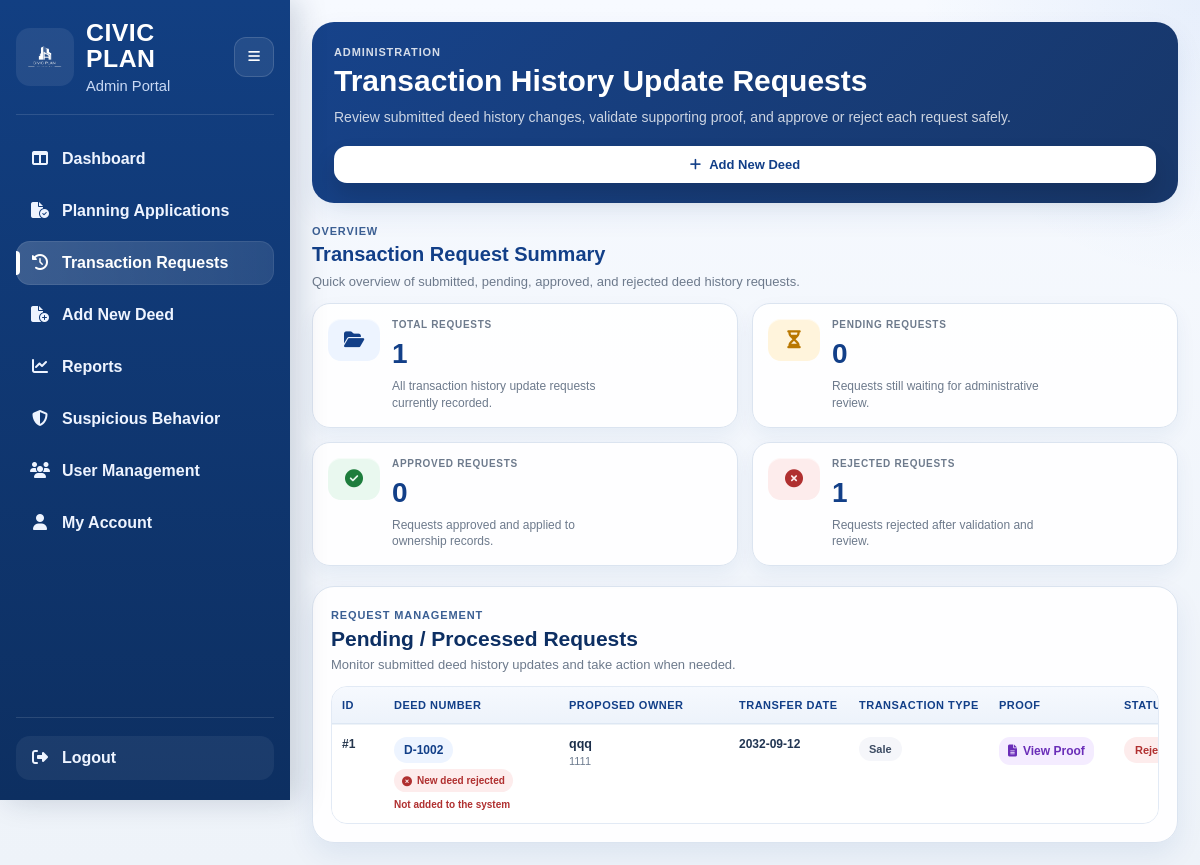
Screenshot of /admin/transaction-history-requests (signed in) with the database file from the repository.
### tables this page shows
CREATE TABLE transaction_history_update_request (
        request_id INTEGER PRIMARY KEY AUTOINCREMENT,
        user_id INTEGER NOT NULL,
        deed_number TEXT NOT NULL,
        proposed_owner_name TEXT NOT NULL,
        proposed_owner_nic TEXT,
        proposed_owner_address TEXT,
        proposed_owner_phone TEXT,
        proposed_transfer_date TEXT NOT NULL,
        proposed_transaction_type TEXT NOT NULL,
        notes TEXT,
        proof_document_path TEXT,
        status TEXT DEFAULT 'Pending',
        submitted_at TEXT DEFAULT CURRENT_TIMESTAMP,
        reviewed_by INTEGER,
        reviewed_at TEXT,
        admin_comment TEXT,
        FOREIGN KEY (user_id) REFERENCES users(user_id),
        FOREIGN KEY (reviewed_by) REFERENCES users(user_id)
    );

### routes/admin_deed_routes.py (the view)
@admin_bp.route("/admin/transaction-history-requests")
def admin_transaction_history_requests():
    admin_user, redirect_response = admin_required()
    if redirect_response:
        return redirect_response
    conn = get_connection()
    cursor = conn.cursor()
    cursor.execute(
        """
        SELECT *
        FROM transaction_history_update_request
        ORDER BY submitted_at DESC
        """
    )
    requests = cursor.fetchall()
    conn.close()
    return render_template(
        "admin_transaction_history_requests.html",
        user=admin_user,
        requests=requests,
        active_page="transaction_requests",
    )

### database/db_connection.py (called while the page is built)
def get_connection():
    conn = sqlite3.connect(DB_PATH)
    conn.row_factory = sqlite3.Row
    conn.execute("PRAGMA foreign_keys = ON")
    return conn

### routes/admin_routes.py (called while the page is built)
def get_current_user():
    if "user_id" not in session:
        return None
    conn = get_connection()
    cursor = conn.cursor()
    cursor.execute(
        """
        SELECT *
        FROM users
        WHERE user_id = ?
        """,
        (session["user_id"],),
    )
    user = cursor.fetchone()
    conn.close()
    return user

def admin_required():
    user = get_current_user()
    if not user:
        track_unauthorized_access()
        flash("Please sign in first.", "error")
        return None, redirect(url_for("auth.login"))
    if not user["is_admin"]:
        track_unauthorized_access()
        flash("Admin access only.", "error")
        return None, redirect(url_for("main.dashboard"))
    return user, None

### routes/password_reset_routes.py (called while the page is built)
def _is_logged_in_user():
    return session.get("user_id") is not None or session.get("admin_id") is not None

@password_reset_bp.app_context_processor
def inject_password_reset_context():
    return_to = session.get("password_reset_return_to")
    if return_to == "account" and _is_logged_in_user():
        reset_back_url = url_for("user.account")
        reset_back_text = "Back to My Account"
    else:
        reset_back_url = url_for("auth.login")
        reset_back_text = "Back to Login"
    return {
        "reset_logged_in": _is_logged_in_user(),
        "reset_back_url": reset_back_url,
        "reset_back_text": reset_back_text,
    }

### templates/admin_transaction_history_requests.html (shortened to what this page needs)
<!DOCTYPE html>
<html lang="en">
<head>
    <link rel="stylesheet" href="{{ url_for('static', filename='admin_dashboard.css') }}">
    <link rel="stylesheet" href="{{ url_for('static', filename='admin_sidebar.css') }}">
    <link rel="stylesheet" href="{{ url_for('static', filename='admin_transaction_requests.css') }}">
    <link rel="stylesheet" href="https://cdnjs.cloudflare.com/ajax/libs/font-awesome/6.5.0/css/all.min.css">
</head>
<body>
    <div class="dashboard-shell">
        {% include 'partials/admin_sidebar.html' %}
        <main class="main-content">
            <header class="transaction-hero">
                <div class="hero-left">
                    <span class="page-kicker">Administration</span>
                    <h1>Transaction History Update Requests</h1>
                    <p>Review submitted deed history changes, validate supporting proof, and approve or reject each request safely.</p>
                </div>
                <div class="hero-action">
                    <a href="{{ url_for('admin.admin_add_deed_page') }}" class="btn-primary-action">
                        <i class="fa-solid fa-plus"></i>
                        Add New Deed
                    </a>
                </div>
            </header>
            <section class="stats-section">
                <div class="section-head">
                    <div>
                        <span class="section-kicker">Overview</span>
                        <h2>Transaction Request Summary</h2>
                        <p>Quick overview of submitted, pending, approved, and rejected deed history requests.</p>
                    </div>
                </div>
                <div class="stats-grid">
                    <div class="stat-card">
                        <div class="stat-icon blue">
                            <i class="fa-solid fa-folder-open"></i>
                        </div>
                        <div class="stat-content">
                            <span>Total Requests</span>
                            <strong>{{ requests|length }}</strong>
                            <p>All transaction history update requests currently recorded.</p>
                        </div>
                    </div>
                    <div class="stat-card">
                        <div class="stat-icon amber">
                            <i class="fa-solid fa-hourglass-half"></i>
                        </div>
                        <div class="stat-content">
                            <span>Pending Requests</span>
                            <strong>
                                {{
                                    requests
                                    | selectattr('status', 'equalto', 'Pending')
                                    | list
                                    | length
                                    +
                                    requests
                                    | selectattr('status', 'equalto', 'Pending New Deed Review')
                                    | list
                                    | length
                                }}
                            </strong>
                            <p>Requests still waiting for administrative review.</p>
                        </div>
                    </div>
                    <div class="stat-card">
                        <div class="stat-icon green">
                            <i class="fa-solid fa-circle-check"></i>
                        </div>
                        <div class="stat-content">
                            <span>Approved Requests</span>
                            <strong>{{ requests | selectattr('status', 'equalto', 'Approved') | list | length }}</strong>
                            <p>Requests approved and applied to ownership records.</p>
                        </div>
                    </div>
                    <div class="stat-card">
                        <div class="stat-icon red">
                            <i class="fa-solid fa-circle-xmark"></i>
                        </div>
                        <div class="stat-content">
                            <span>Rejected Requests</span>
                            <strong>{{ requests | selectattr('status', 'equalto', 'Rejected') | list | length }}</strong>
                            <p>Requests rejected after validation and review.</p>
                        </div>
                    </div>
                </div>
            </section>
            <section class="request-panel">
                <div class="panel-header">
                    <div>
                        <span class="section-kicker">Request Management</span>
                        <h2>Pending / Processed Requests</h2>
                        <p>Monitor submitted deed history updates and take action when needed.</p>
                    </div>
                </div>
                <div class="table-wrap">
                    <table class="request-table">
                        <thead>
                            <tr>
                                <th>ID</th>
                                <th>Deed Number</th>
                                <th>Proposed Owner</th>
                                <th>Transfer Date</th>
                                <th>Transaction Type</th>
                                <th>Proof</th>
                                <th>Status</th>
                            </tr>
                        </thead>
                        <tbody>
                            {% for req in requests %}
                            {% set raw_note = req['notes'] if req['notes'] else '' %}
                            {% set status_text = req['status'] if req['status'] else '' %}
                            {% set is_new_deed_request =
                                ('[NEW_DEED_REQUEST]' in raw_note)
                                or ('[NEW DEED REQUEST]' in raw_note)
                                or ('[NEW DEED NUMBER REQUEST]' in raw_note)
                                or ('This deed number is not currently in the system.' in raw_note)
                                or ('not currently in the system' in raw_note)
                                or (status_text == 'Pending New Deed Review')
                            %}
                            {% set clean_note = raw_note
                                | replace('[NEW_DEED_REQUEST]', '')
                                | replace('[NEW DEED REQUEST]', '')
                                | replace('[NEW DEED NUMBER REQUEST]', '')
                                | replace('This deed number is not currently in the system.', '')
                                | trim
                            %}
                            <tr>
                                <td class="id-cell">#{{ req['request_id'] }}</td>
                                <td>
                                    <div class="deed-cell">
                                        <span class="deed-badge">{{ req['deed_number'] }}</span>
                                        {% if is_new_deed_request %}
                                            {% if status_text == 'Approved' %}
                                            <span class="deed-kind created">
                                                <i class="fa-solid fa-circle-check"></i>
                                                New deed created
                                            </span>
                                            <small class="deed-help success-text">Now available in the system</small>
                                            {% elif status_text == 'Rejected' %}
                                            <span class="deed-kind rejected-kind">
                                                <i class="fa-solid fa-circle-xmark"></i>
                                                New deed rejected
                                            </span>
                                            <small class="deed-help danger-text">Not added to the system</small>
                                            {% else %}
                                            <span class="deed-kind new">
                                                <i class="fa-solid fa-circle-plus"></i>
                                                New deed number
                                            </span>
                                            <small class="deed-help warning-text">Waiting to be added</small>
                                            {% endif %}
                                        {% else %}
                                            <span class="deed-kind existing">
                                                <i class="fa-solid fa-circle-check"></i>
                                                Current deed number
                                            </span>
                                            <small class="deed-help">Existing system deed</small>
                                        {% endif %}
                                    </div>
                                </td>
                                <td>
                                    <div class="owner-cell">
                                        <strong>{{ req['proposed_owner_name'] }}</strong>
                                        {% if req['proposed_owner_nic'] %}
                                        <small>{{ req['proposed_owner_nic'] }}</small>
                                        {% endif %}
                                    </div>
                                </td>
                                <td>
                                    <span class="date-text">{{ req['proposed_transfer_date'] }}</span>
                                </td>
                                <td>
                                    <span class="type-badge">{{ req['proposed_transaction_type'] }}</span>
                                </td>
                                <td>
                                    {% if req['proof_document_path'] %}
                                    <a class="proof-link" href="/{{ req['proof_document_path'] }}" target="_blank">
                                        <i class="fa-solid fa-file-lines"></i>
                                        View Proof
                                    </a>
                                    {% else %}
                                    <span class="muted-text">No File</span>
                                    {% endif %}
                                </td>
                                <td>
                                    {% if status_text == 'Pending' or status_text == 'Pending New Deed Review' %}
                                    <span class="status-badge pending">Pending</span>
                                    {% elif status_text == 'Approved' %}
                                    <span class="status-badge approved">Approved</span>
                                    {% elif status_text == 'Rejected' %}
                                    <span class="status-badge rejected">Rejected</span>
                                    {% else %}
                                    <span class="status-badge neutral">{{ status_text }}</span>
                                    {% endif %}
                                </td>
                            </tr>
                            {% endfor %}
                        </tbody>
                    </table>
                </div>
            </section>
        </main>
    </div>
</body>
</html>

### static/admin_dashboard.css (style rules this page uses)
* { margin: 0; padding: 0; box-sizing: border-box; font-family: Arial, Helvetica, sans-serif; }
body { background: linear-gradient(180deg, #eef3fa 0%, #f7f9fc 100%); color: #1e2f4d; }
.dashboard-shell { display: flex; min-height: 100vh; }
.main-content { flex: 1; min-width: 0; padding: 30px; }
.section-head { margin-bottom: 16px; }
.section-kicker { display: inline-block; margin-bottom: 8px; color: #2563eb; font-size: 0.78rem; font-weight: 700; letter-spacing: 0.05em; text-transform: uppercase; }
.section-head h2 { color: #123f82; font-size: 1.85rem; margin-bottom: 6px; }
.section-head p { color: #6c7a92; line-height: 1.5; }
.stats-section, .filter-section, .charts-section { margin-bottom: 28px; }
.stats-grid { display: grid; grid-template-columns: repeat(4, minmax(0, 1fr)); gap: 20px; }
.stat-card { position: relative; overflow: hidden; isolation: isolate; display: flex; align-items: center; gap: 16px; min-height: 120px; padding: 20px; border-radius: 18px; border: 1px solid #dbe5f2; background: linear-gradient(145deg, #ffffff 0%, #f8fbff 100%); box-shadow: 0 8px 20px rgba(18, 63, 130, 0.05); transition: transform 0.2s ease, box-shadow 0.2s ease; }
.stat-card::after { content: ""; position: absolute; width: 80px; height: 80px; right: -20px; bottom: -20px; border-radius: 50%; opacity: 0.12; z-index: 0; }
.stat-icon { width: 52px; height: 52px; min-width: 52px; border-radius: 14px; display: flex; align-items: center; justify-content: center; font-size: 1.2rem; flex-shrink: 0; position: relative; z-index: 1; box-shadow: inset 0 1px 0 rgba(255, 255, 255, 0.6); }
.stat-content { display: flex; flex-direction: column; gap: 5px; min-width: 0; position: relative; z-index: 1; }
.stat-content p { margin: 0; font-size: 0.88rem; color: #6c7a92; line-height: 1.4; max-width: 220px; }
@media (max-width: 1300px) { .stats-grid { grid-template-columns: repeat(2, minmax(0, 1fr)); } }

### rows the page displays
transaction_history_update_request: request_id "1", deed_number "D-1002", status "Rejected" (drawn), proposed_owner_name "qqq", proposed_owner_nic "1111", proposed_transfer_date "2032-09-12", proposed_transaction_type "Sale"

### other values shown
{{ requests|length }} "1"
{{ requests | selectattr('status', 'equalto', 'Approved') | list | length }} "0"
{{ requests | selectattr('status', 'equalto', 'Rejected') | list | length }} "1"
